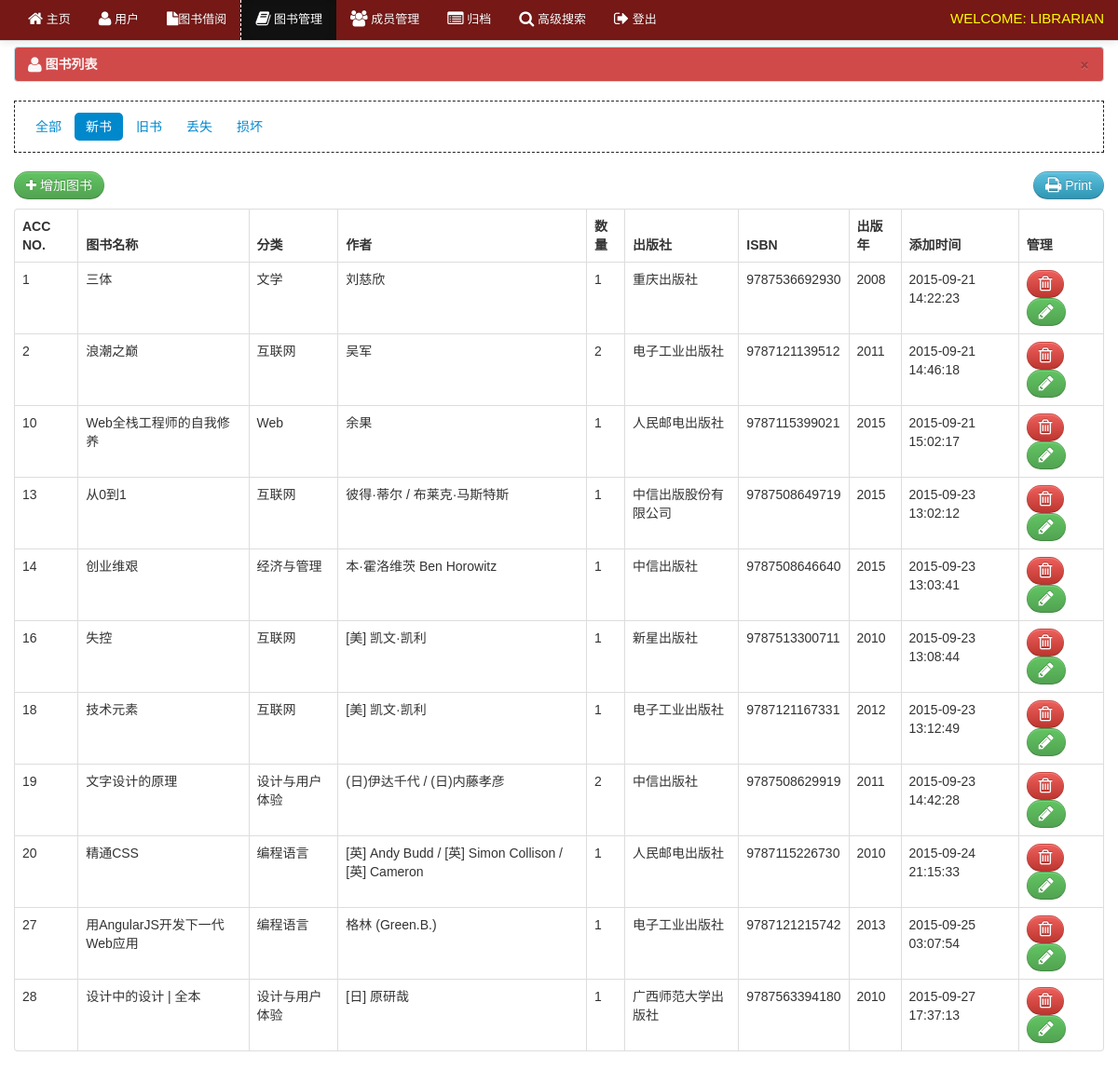
Screenshot of /librarian/new_books.php (signed in) with the database file from the repository.
### tables this page shows
CREATE TABLE IF NOT EXISTS `book` (
  `book_id` int(11) NOT NULL,
  `book_title` varchar(100) NOT NULL,
  `category_id` int(50) NOT NULL,
  `author` varchar(50) NOT NULL,
  `book_copies` int(11) NOT NULL,
  `book_pub` varchar(100) NOT NULL,
  `publisher_name` varchar(100) NOT NULL,
  `isbn` varchar(50) NOT NULL,
  `copyright_year` int(11) NOT NULL,
  `date_receive` varchar(20) NOT NULL,
  `date_added` datetime NOT NULL,
  `status` varchar(30) NOT NULL
);

CREATE TABLE IF NOT EXISTS `category` (
  `category_id` int(11) NOT NULL,
  `classname` varchar(50) DEFAULT NULL
);

### librarian/new_books.php (the view, shortened to what this page needs)
<?php include 'header.php';?>
<?php include 'navbar_books.php';?>
<div class="container">
  <div class="margin-top">
    <div class="row">
      <div class="span12">
        <div class="alert alert-info">
          <button type="button" class="close" data-dismiss="alert">&times;</button>
          <strong>
            <i class="icon-user icon-large"></i>&nbsp;图书列表</strong>
        </div>
        <ul class="nav nav-pills">
          <li>
            <a href="books.php">全部</a>
          </li>
          <li class="active">
            <a href="new_books.php">新书</a>
          </li>
          <li>
            <a href="old_books.php">旧书</a>
          </li>
          <li>
            <a href="lost.php">丢失</a>
          </li>
          <li>
            <a href="damage.php">损坏</a>
          </li>
        </ul>
        <table cellpadding="0" cellspacing="0" border="0" class="table  table-bordered" id="example">
          <div class="pull-right">
            <a href="" onclick="window.print()" class="btn btn-info">
              <i class="icon-print icon-large"></i>
              Print</a>
          </div>
          <p>
            <a href="add_books.php" class="btn btn-success">
              <i class="icon-plus"></i>&nbsp;增加图书</a>
          </p>
          <thead>
            <tr>
              <th>Acc No.</th>
              <th>图书名称</th>
              <th>分类</th>
              <th>作者</th>
              <th class="action">数量</th>
              <th>出版社</th>
              <th>ISBN</th>
              <th>出版年</th>
              <th>添加时间</th>
              <th class="action">管理</th>
            </tr>
          </thead>
          <tbody>
            <?php $user_query = mysql_query("select * from book where status = '新书'") or die(mysql_error()); while ($row = mysql_fetch_array($user_query)) { $id = $row['book_id']; $cat_id = $row['category_id']; $cat_query = mysql_query("select * from category
            where category_id = '$cat_id'") or die(mysql_error()); $cat_row = mysql_fetch_array($cat_query); ?>
            <tr class="del<?php echo $id?>">
              <td><?php echo $row['book_id'];?></td>
              <td><?php echo $row['book_title'];?></td>
              <td><?php echo $cat_row['classname'];?></td>
              <td><?php echo $row['author'];?></td>
              <td class="action"><?php echo $row['book_copies'];?></td>
              <td><?php echo $row['publisher_name'];?></td>
              <td><?php echo $row['isbn'];?></td>
              <td><?php echo $row['copyright_year'];?></td>
              <td><?php echo $row['date_added'];?></td>
              <td class="action">
                <a rel="tooltip" title="Delete" id="<?php echo $id;?>" href="#delete_book<?php echo $id;?>" data-toggle="modal" class="btn btn-danger">
                  <i class="icon-trash icon-large"></i>
                </a>
                <a rel="tooltip" title="Edit" id="e<?php echo $id;?>" href="edit_book.php<?php echo '?id=' . $id;?>" class="btn btn-success">
                  <i class="icon-pencil icon-large"></i>
                </a>
              </td>
            </tr>
            <?php }
?>
          </tbody>
        </table>
      </div>
    </div>
  </div>
</div>
<?php include 'footer.php'?>

### librarian/css/docs.css (style rules this page uses)
body { font-family:'TR Century Gothic',Helvetica,Arial,sans-serif !important; }
.btn { border-radius: 25px !important; }
.alert { text-shadow: none; }
.nav-tabs, .nav-pills { border: 1px dashed #222 !important; padding: 10px; }
th { text-transform:uppercase; }
.nav li a { text-transform:uppercase; }
.margin-top { margin-top:50px; }
body { background: url(../img/grid_noise.png); position: relative; }

### librarian/css/print.css (style rules this page uses)
.action { display:none; }
th { text-align:left; }
td { text-align:left; border-top:1px solid; padding:2px; }
.btn { display:none; }
.alert { display:none; }
body { font-family:arial; font-size:13px; }
.nav { display:none; }

### rows the page displays
book: book_id "1", book_title "三体", category.classname "文学", author "刘慈欣", book_copies "1", publisher_name "重庆出版社", isbn "9787536692930", copyright_year "2008", date_added "2015-09-21 14:22:23"
book: book_id "2", book_title "浪潮之巅", category.classname "互联网", author "吴军", book_copies "2", publisher_name "电子工业出版社", isbn "9787121139512", copyright_year "2011", date_added "2015-09-21 14:46:18"
book: book_id "10", book_title "Web全栈工程师的自我修养", category.classname "Web", author "余果", book_copies "1", publisher_name "人民邮电出版社", isbn "9787115399021", copyright_year "2015", date_added "2015-09-21 15:02:17"
book: book_id "13", book_title "从0到1", category.classname "互联网", author "彼得·蒂尔 / 布莱克·马斯特斯", book_copies "1", publisher_name "中信出版股份有限公司", isbn "9787508649719", copyright_year "2015", date_added "2015-09-23 13:02:12"
book: book_id "14", book_title "创业维艰", category.classname "经济与管理", author "本·霍洛维茨 Ben Horowitz", book_copies "1", publisher_name "中信出版社", isbn "9787508646640", copyright_year "2015", date_added "2015-09-23 13:03:41"
book: book_id "16", book_title "失控", category.classname "互联网", author "[美] 凯文·凯利", book_copies "1", publisher_name "新星出版社", isbn "9787513300711", copyright_year "2010", date_added "2015-09-23 13:08:44"
book: book_id "18", book_title "技术元素", category.classname "互联网", author "[美] 凯文·凯利", book_copies "1", publisher_name "电子工业出版社", isbn "9787121167331", copyright_year "2012", date_added "2015-09-23 13:12:49"
book: book_id "19", book_title "文字设计的原理", category.classname "设计与用户体验", author "(日)伊达千代 / (日)内藤孝彦", book_copies "2", publisher_name "中信出版社", isbn "9787508629919", copyright_year "2011", date_added "2015-09-23 14:42:28"
book: book_id "20", book_title "精通CSS", category.classname "编程语言", author "[英] Andy Budd / [英] Simon Collison / [英] Cameron", book_copies "1", publisher_name "人民邮电出版社", isbn "9787115226730", copyright_year "2010", date_added "2015-09-24 21:15:33"
book: book_id "27", book_title "用AngularJS开发下一代Web应用", category.classname "编程语言", author "格林 (Green.B.)", book_copies "1", publisher_name "电子工业出版社", isbn "9787121215742", copyright_year "2013", date_added "2015-09-25 03:07:54"
book: book_id "28", book_title "设计中的设计 | 全本", category.classname "设计与用户体验", author "[日] 原研哉", book_copies "1", publisher_name "广西师范大学出版社", isbn "9787563394180", copyright_year "2010", date_added "2015-09-27 17:37:13"
